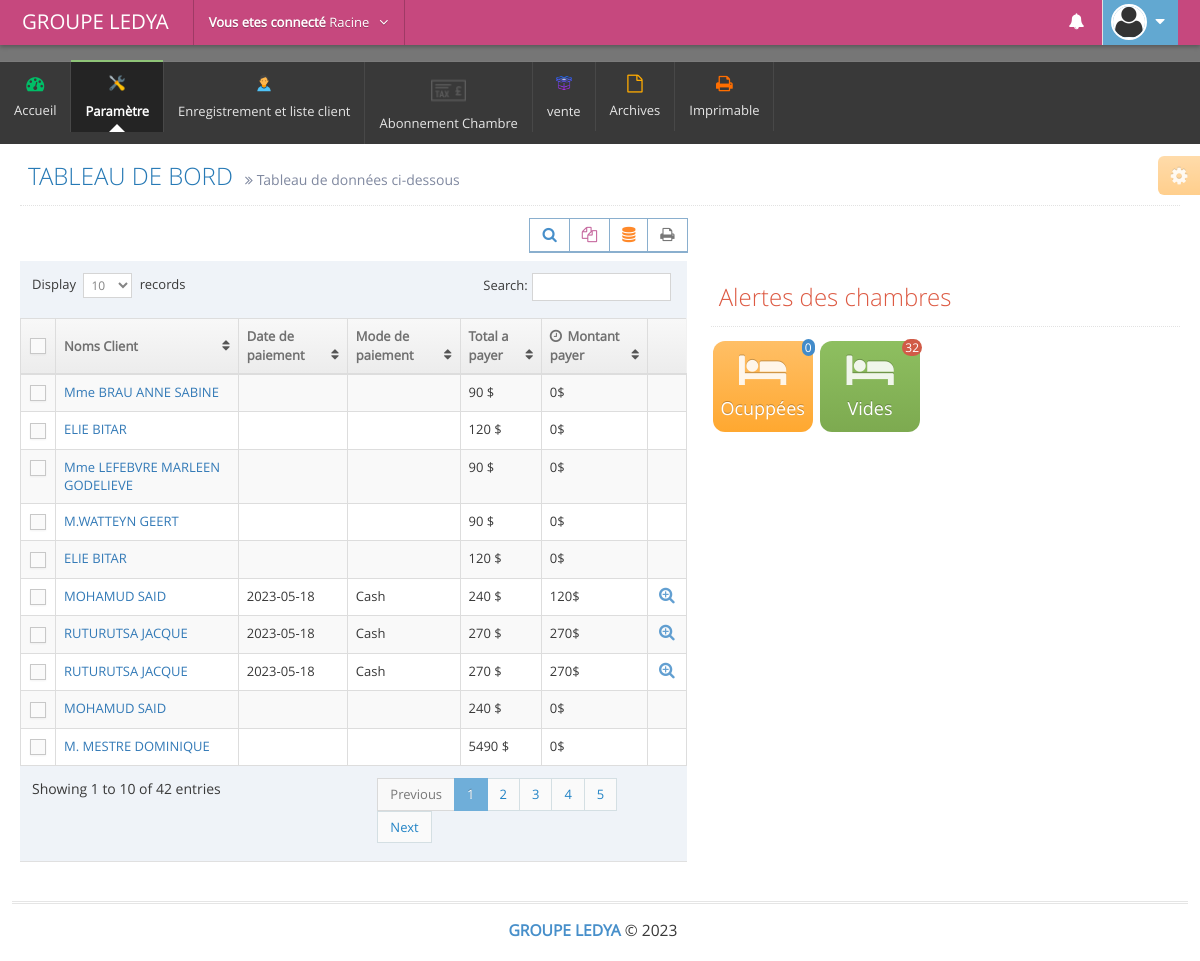
The app's page /admin/gestioon_chambre.php (signed in) with its own data.
### tables this page shows
CREATE TABLE `clients` (
  `id` int(11) NOT NULL,
  `nom_complet` text NOT NULL,
  `pays` text NOT NULL,
  `ville` text NOT NULL,
  `commune` text NOT NULL,
  `telephone` text NOT NULL,
  `email` text NOT NULL,
  `entreprise` text NOT NULL,
  `fonction` text NOT NULL,
  `date_arriver` text NOT NULL,
  `date_fin` text NOT NULL,
  `numero_identiter` text NOT NULL,
  `rue` text NOT NULL,
  `total_jours` text NOT NULL,
  `nationnalite` text NOT NULL,
  `chambres` text NOT NULL,
  `type_carte` text NOT NULL,
  `prix_chambre` text NOT NULL,
  `percepteur` text NOT NULL,
  `id_percepteur` int(11) NOT NULL,
  `code_facture` text NOT NULL,
  `date_operation` text NOT NULL,
  `tot_a_payer` float NOT NULL
);

CREATE TABLE `caisses` (
  `id` int(11) NOT NULL,
  `code_facture` text NOT NULL,
  `date_operation` text NOT NULL,
  `tot_a_payer` float NOT NULL,
  `montant` float NOT NULL,
  `mode_paiement` text NOT NULL,
  `percepteur` text NOT NULL,
  `id_percepteur` int(11) NOT NULL,
  `motif` text NOT NULL
);

### admin/gestioon_chambre.php (the view, shortened to what this page needs)
            <?php include('includes/link.php'); ?>
            <?php include('includes/hea.php'); ?>
            <?php include'db/connectbdd.php';?>
            <div class="main-content">
            	<div class="main-content-inner">
            		<div class="page-content">
            			<div class="ace-settings-container" id="ace-settings-container">
            				<div class="btn btn-app btn-xs btn-warning ace-settings-btn" id="ace-settings-btn">
            					<i class="ace-icon fa fa-cog bigger-130"></i>
            				</div>
         </div>
         <div class="page-header">
            <h1>
                  TABLEAU DE BORD
                  <small>
                        <i class="ace-icon fa fa-angle-double-right"></i>
                        Tableau de données ci-dessous
                 </small>
          </h1>
   </div>
   <div class="row">
     <div class="col-xs-12">
           <div class="row">
                 <div class="col-lg-7">
                       <div class="row">
                             <div class="col-xs-12">
                                <div class="row">
                                    <div class="col-xs-12">
                                     <div class="clearfix">
                                      <div class="pull-right tableTools-container"></div></div>
                                      <div>
                                          <table id="dynamic-table" class="table table-striped table-bordered table-hover">
                                                 <thead>
                                                        <tr> <th class="center">
                                                              <label class="pos-rel">
                                                                     <span class="lbl"></span>
                                                              </label>
                                                       </th>
                                                       <th>Noms Client</th>
                                                       <th>Date de paiement</th>
                                                       <th class="hidden-480">Mode de paiement</th>
                                                 <th class="hidden-480">Total a payer</th>
                                                 <th>
                                                        <i class="ace-icon fa fa-clock-o bigger-110 hidden-480"></i>
                                                        Montant payer
                                                 </th>
                                                 <th></th>
                                          </tr>
                                   </thead>
                                   <tbody>
                                     <?php
  $requete23 = mysqli_query($connection,"SELECT *FROM caisses ORDER BY id DESC");
                                     while ($gardes = mysqli_fetch_assoc($requete23)) {
$codes=$gardes['code_facture'];
$identifiant=$gardes['id'];
                                     $requete2 = mysqli_query($connection,"SELECT *FROM clients where code_facture='$codes' ORDER BY id DESC");
                                     while ($garde = mysqli_fetch_assoc($requete2)) {  ?>
                                           <tr>
                                                 <td class="center">
                                                       <label class="pos-rel">
                                                             <span class="lbl"></span>
                                                      </label>
                                               </td>
                                               <td><a href="relever_paiement.php?num=<?php echo $gardes['code_facture']; ?>"><?php echo $garde['nom_complet']; ?></a></td>
                                               <td><?php echo $gardes['date_operation']; ?></td>
                                               <td><?php echo $gardes['mode_paiement']; ?></td>
                                               <td class="hidden-480">
                                                <span class="">
                                                      <?php echo $garde['tot_a_payer'];  ?> $</span></td>
                                                      <td class="hidden-480"><?php echo $montant=$gardes['montant']; ?>$</td>
                                             <td>
                                                    <div class="hidden-sm hidden-xs action-buttons">
<?php
if ($montant==0) { ?>
<?php }else { ?>
  <a class="blue" href="recu_chambre.php?num=<?php echo $identifiant; ?>">
                                                                <i class="ace-icon fa fa-search-plus bigger-130"></i></a>
<?php }
 ?>
                                                                    </div>
                                                                                 </td></tr>
                                                                          <?php }
   }
                                                                          ?>
</tbody>
</table>
</div>
</div>
</div>
</div>
</div>
</div>
<div class="col-lg-5">
<br><br><br>
<div class="page-header">
    <h1 class="red">
          Alertes des chambres
   </h1>
</div>
<a href="informations_chambre.php" class="btn btn-app btn-warning radius-7">
    <i class="ace-icon fa fa-bed bigger-230"></i>
    Ocuppées
    <span class="badge badge-primary badge-right">
          <?php
          $query5 = mysqli_query($connection,"SELECT COUNT(id) AS nbr FROM chambres WHERE etat = '1'");
          while ($gr = mysqli_fetch_assoc($query5)) {
                echo $gr['nbr'];
         } ?>
  </span>
</a>
<a href="informations_chambre_libre.php" class="btn btn-app btn-success">
    <i class="ace-icon fa fa-bed bigger-230"></i>
    Vides
    <span class="badge badge-danger badge-right"><?php
    $query5 = mysqli_query($connection,"SELECT COUNT(id) AS nbr FROM chambres WHERE etat = '0'");
    while ($gr = mysqli_fetch_assoc($query5)) {
          echo $gr['nbr'];
   } ?></span>
</a>
<br><br>
</div>
</div>
</div>
</div>
</div>
</div>
</div>
<?php include('includes/ft.php'); ?>
</body>
</html>

### records on screen
caisses: montant "0"
clients: nom_complet "Mme BRAU ANNE SABINE", tot_a_payer "90"
caisses: montant "0"
clients: nom_complet "ELIE BITAR", tot_a_payer "120"
caisses: montant "0"
clients: nom_complet "Mme LEFEBVRE MARLEEN GODELIEVE", tot_a_payer "90"
caisses: montant "0"
clients: nom_complet "M.WATTEYN GEERT", tot_a_payer "90"
caisses: montant "0"
clients: nom_complet "ELIE BITAR", tot_a_payer "120"
caisses: date_operation "2023-05-18", mode_paiement "Cash", montant "120"
clients: nom_complet "MOHAMUD SAID", tot_a_payer "240"
caisses: date_operation "2023-05-18", mode_paiement "Cash", montant "270"
clients: nom_complet "RUTURUTSA JACQUE", tot_a_payer "270"
caisses: date_operation "2023-05-18", mode_paiement "Cash", montant "270"
caisses: montant "0"
caisses: montant "0"
clients: nom_complet "M. MESTRE DOMINIQUE", tot_a_payer "5490"

### other values on screen
$username "Racine"
$gr['nbr'] "0"
$gr['nbr'] "32"
